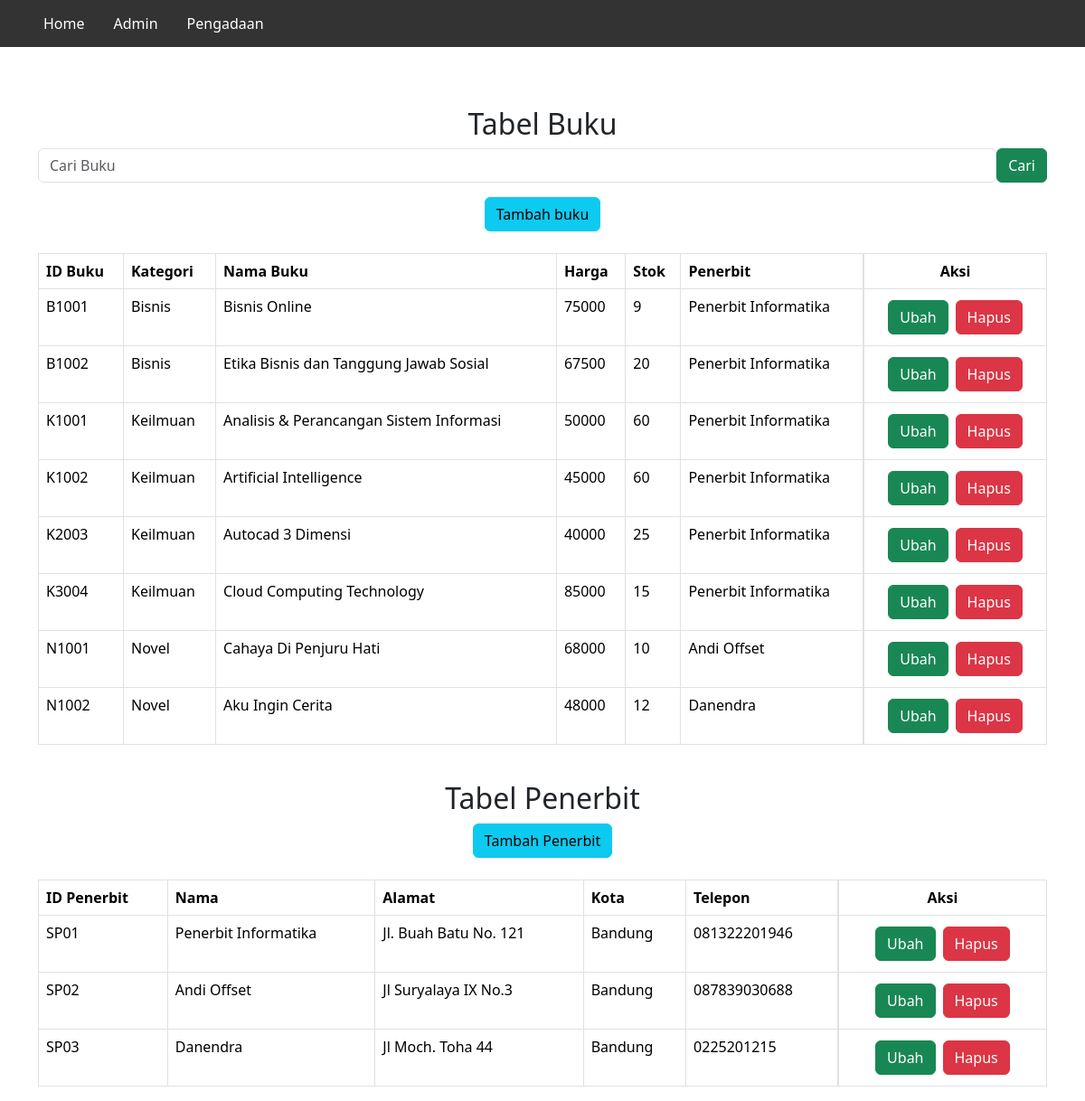
The app's page /admin.php, older data.
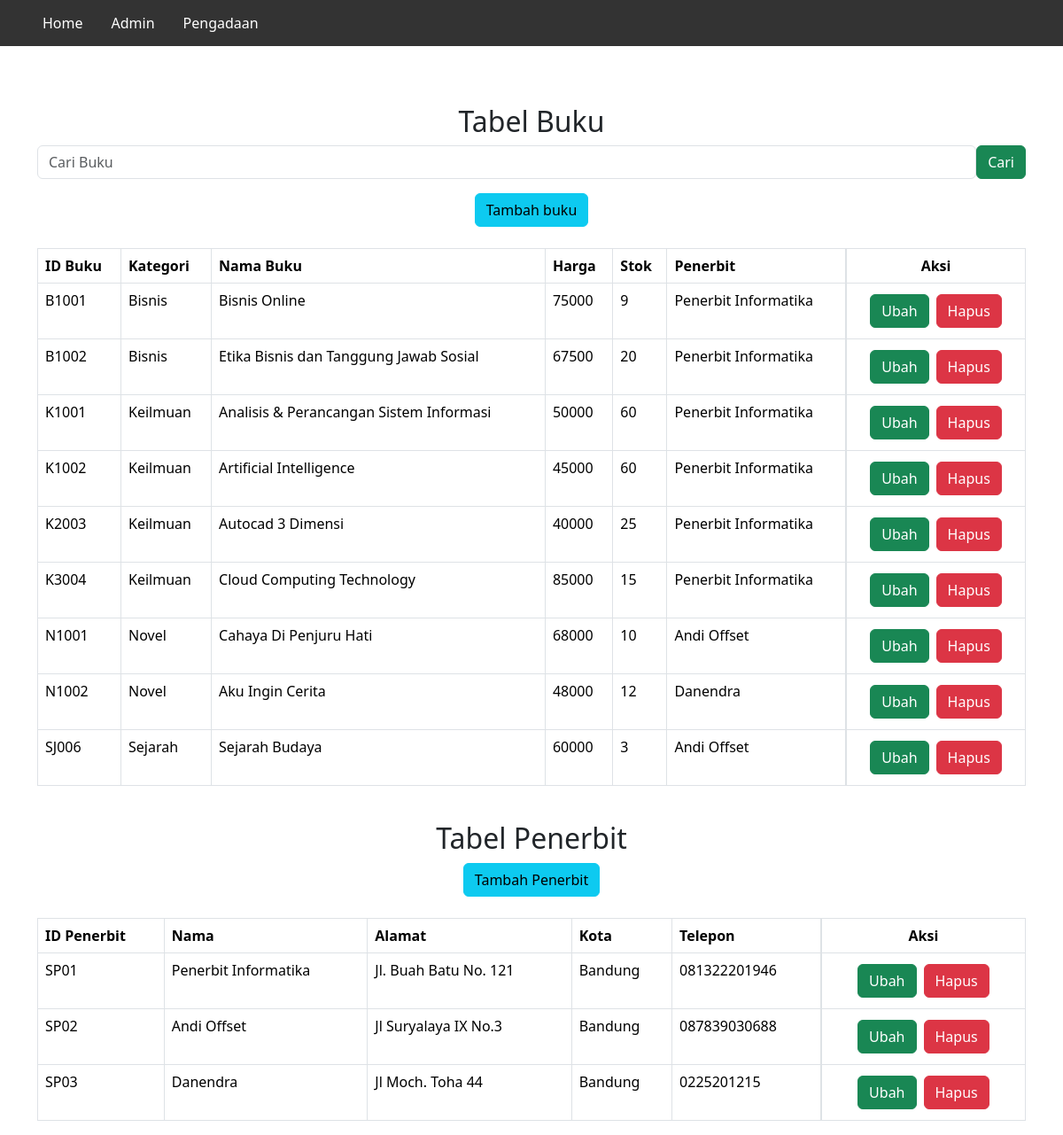
The same page, newer data.
### tables this page shows
CREATE TABLE `buku` (
  `idBuku` varchar(255) NOT NULL,
  `kategori` varchar(255) NOT NULL,
  `namaBuku` varchar(255) NOT NULL,
  `harga` int(11) NOT NULL,
  `stok` int(11) NOT NULL,
  `penerbit` varchar(255) NOT NULL
);

CREATE TABLE `penerbit` (
  `idpenerbit` varchar(255) NOT NULL,
  `nama` varchar(255) NOT NULL,
  `alamat` varchar(255) NOT NULL,
  `kota` varchar(255) NOT NULL,
  `telepon` varchar(15) NOT NULL
);

### functions.php (called while the page is built, shortened)
<?php
$conn = mysqli_connect("localhost","root","","data");
function query($query){
    global $conn;
    $result = mysqli_query($conn, $query);
    $rows = [];
    while( $row = mysqli_fetch_assoc($result)){
        $rows[] = $row;
    }
    return $rows;
}
?>

### admin.php (the view, shortened to what this page needs)
<?php
require 'functions.php';
$buku = query("SELECT * FROM buku");
$penerbit = query("SELECT * FROM penerbit");
?>
<html>
    <head>
        <link rel="stylesheet" href="style/style.css">
        <link href="https://cdn.jsdelivr.net/npm/bootstrap@5.3.3/dist/css/bootstrap.min.css" rel="stylesheet">
    </head>
    <body>
        <ul>
            <li><a href="index.php">Home</a></li>
            <li><a href="admin.php">Admin</a></li>
            <li><a href="pengadaan.php">Pengadaan</a></li>
        </ul>
        <div class="container">
            <h2><center>Tabel Buku</center></h2>
            <center><form class="d-flex" action="" method="post">
                <input class="form-control" type="text" name="keyword" placeholder="Cari Buku">
                <button class="btn btn-success" type="submit" name="cariBuku">Cari</button>
            </form></center>
            <center><button class="btn btn-info" onclick="document.location='tambahBuku.php'">Tambah buku</button> </center>
            <br>
            <table class="table table-bordered table-hover">
                <thead>
                    <tr>
                        <th>ID Buku</th>
                        <th>Kategori</th>
                        <th>Nama Buku</th>
                        <th>Harga</th>
                        <th>Stok</th>
                        <th>Penerbit</th>
                        <th class="d-flex justify-content-center">Aksi</th>
                    </tr>
                </thead>
                <tbody>
                    <?php foreach($buku as $row) : ?>
                    <tr>
                        <td><?= $row["idBuku"]?></td>
                        <td><?= $row["kategori"]?></td>
                        <td><?= $row["namaBuku"]?></td>
                        <td><?= $row["harga"]?></td>
                        <td><?= $row["stok"]?></td>
                        <td><?= $row["penerbit"]?></td>
                        <td class="d-flex justify-content-center">
                            <a class="btn btn-success m-1" href="ubahBuku.php?idBuku=<?= $row['idBuku']; ?>">Ubah</a>
                            <a class="btn btn-danger m-1" href="hapusBuku.php?idBuku=<?= $row['idBuku']; ?>" onclick="return confirm('yakin?');"> Hapus</a>
                        </td>
                    </tr>
                <?php endforeach; ?>
            </tbody>
            </table>
            <br>
            <h2><center>Tabel Penerbit</center></h2>
            <center><button class="btn btn-info" onclick="document.location='tambahPenerbit.php'">Tambah Penerbit</button></center>
            <br>
            <table class="table table-bordered table-hover">
            <thead>
                <tr>
                    <th>ID Penerbit</th>
                    <th>Nama</th>
                    <th>Alamat</th>
                    <th>Kota</th>
                    <th>Telepon</th>
                    <th class="d-flex justify-content-center">Aksi</th>
                </tr>
            </thead>
            <tbody>
                <?php foreach($penerbit as $row) : ?>
                <tr>
                    <td><?= $row["idpenerbit"]?></td>
                    <td><?= $row["nama"]?></td>
                    <td><?= $row["alamat"]?></td>
                    <td><?= $row["kota"]?></td>
                    <td><?= $row["telepon"]?></td>
                    <td class="d-flex justify-content-center">
                            <a class="btn btn-success m-1" href="ubahPenerbit.php?idpenerbit=<?= $row['idpenerbit']; ?>">Ubah</a>
                            <a class="btn btn-danger m-1" href="hapusPenerbit.php?idpenerbit=<?= $row['idpenerbit']; ?>" onclick="return confirm('yakin?');"> Hapus</a>
                    </td>
                </tr>
            <?php endforeach; ?>
            </tbody>
            </table>
        </div>
    </body>
</html>

Row changes from the older to the newer data that the page shows:
added buku: idBuku "SJ006", kategori "Sejarah", namaBuku "Sejarah Budaya", harga "60000", stok "3", penerbit "Andi Offset"
